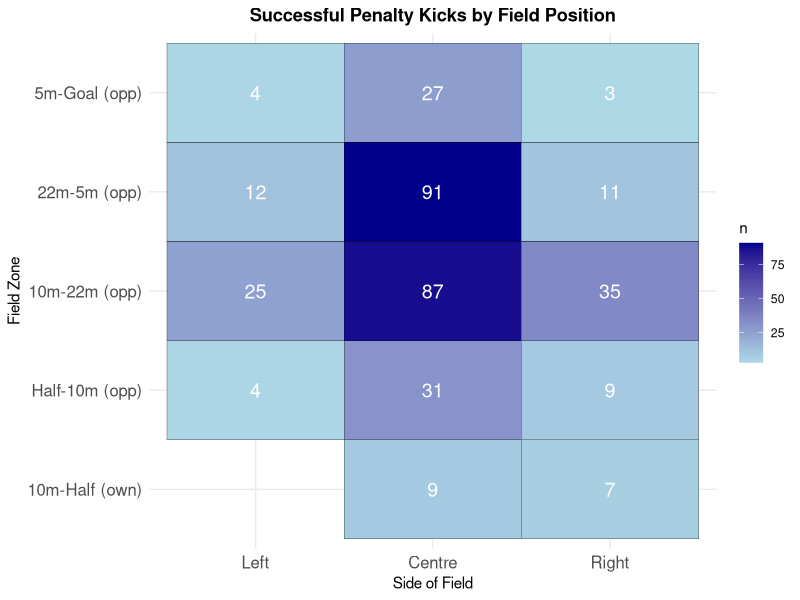
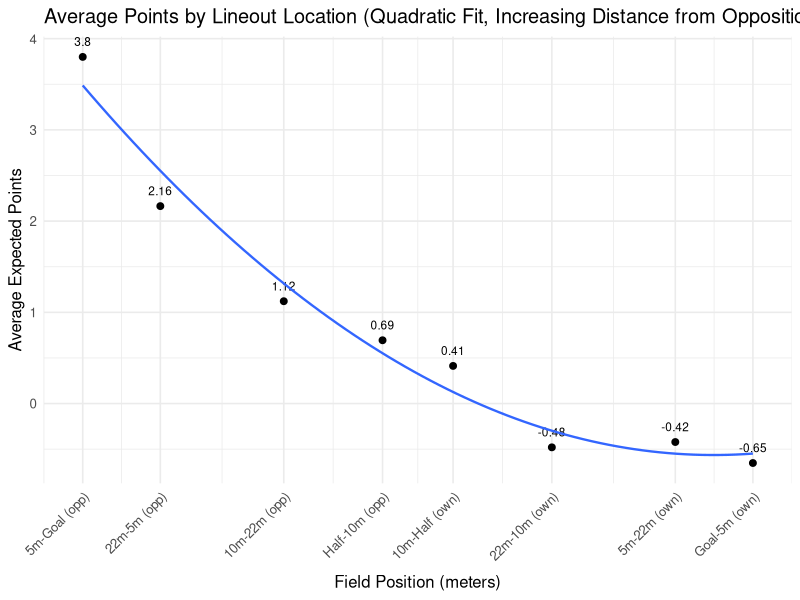
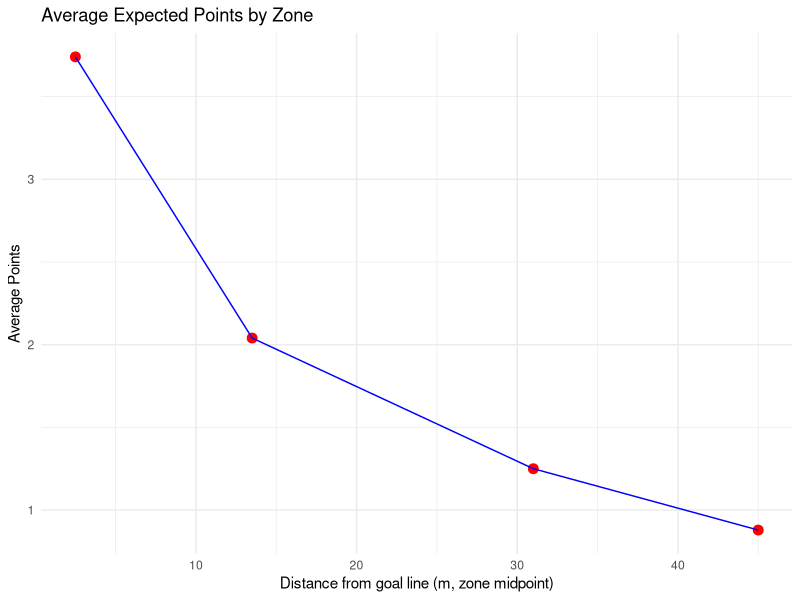
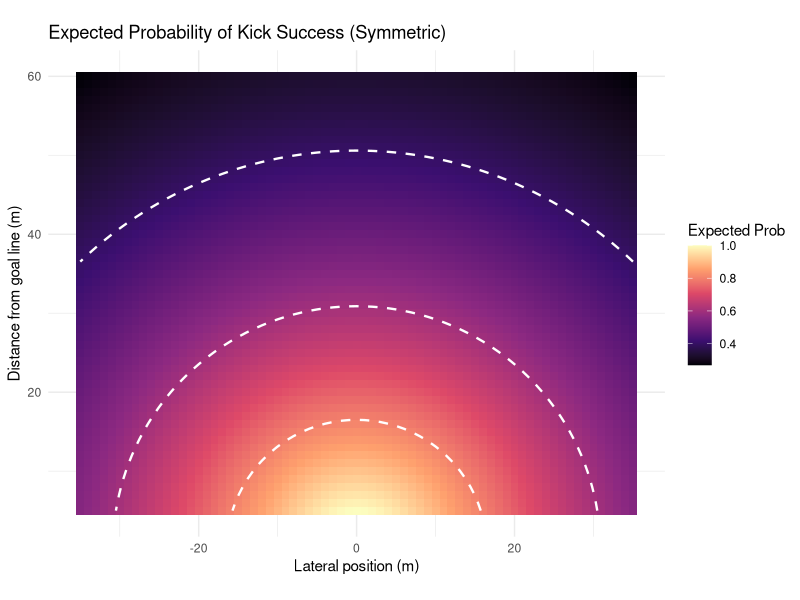
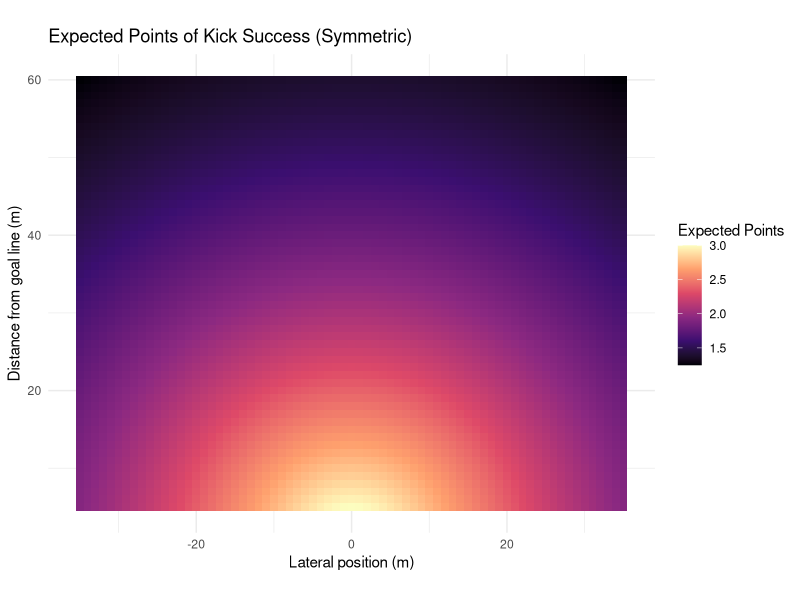
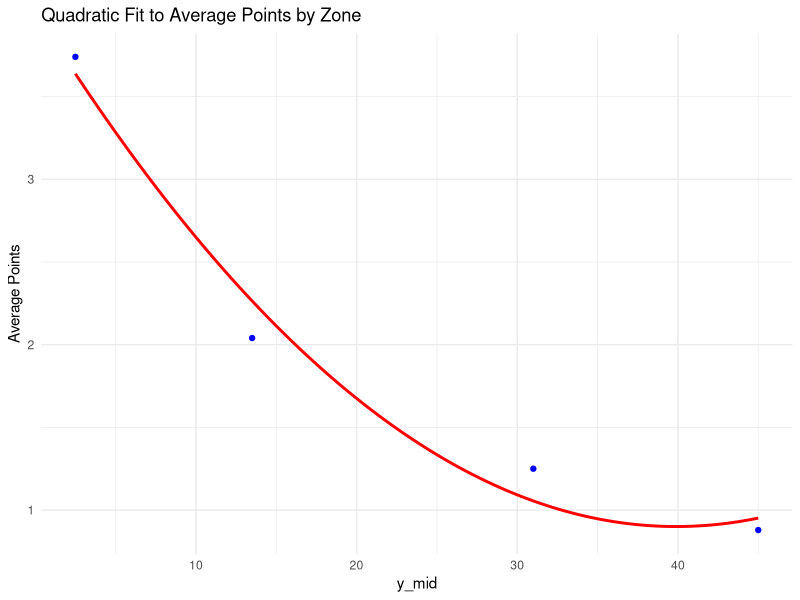
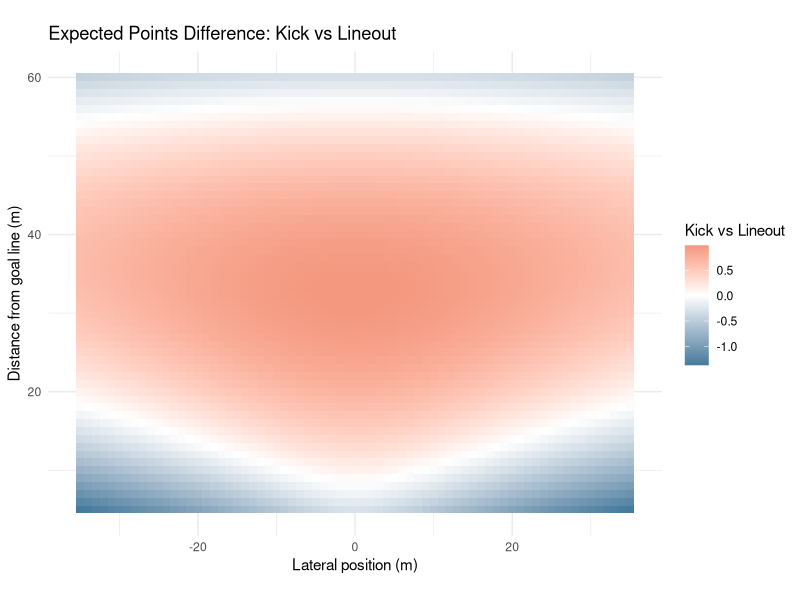
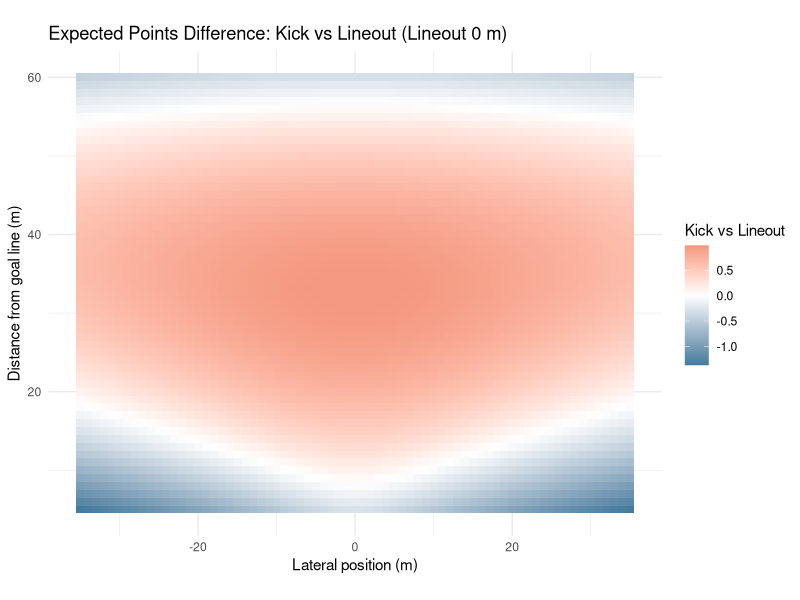

The R source for these figures, in order:
##################
### REFERENCES ###
##################

## Links to Article
# https://www.data-ruck.com/blog/predicting-kicks-outcome/
# https://journals.sagepub.com/doi/10.1177/22150218251365220

## Data Download Link
# https://zenodo.org/api/records/13851563/files-archive

# Goal Kicking Data
# https://www.sciencedirect.com/science/article/pii/S1440244014000255


################
### PACKAGES ###
################

# install.packages("patchwork")
library(patchwork)

# install.packages("stringr")
library(stringr)

# install.packages("tidyverse")
library(tidyverse)

# install.packages("dplyr")
library(dplyr)

#################
### DATA LOAD ###
#################

# run from project directory (or within .Rproj)
phase_data = read_csv("data/phase_2018-19.csv")
# preview data
head(phase_data)

########################
### DATA EXPLORATION ###
#######################

# location where the phase began, determined determined by the metre lines dividing the pitch
unique(phase_data$Location)

# period between subsequent rucks
unique(phase_data$Phase)

# location on the pitch where the phase began, determined by the lineout lines dividing the pitch
unique(phase_data$Side)

# how did the play start?
unique(phase_data$Play_Start)

# upon scoring, the event was assigned to all phases since the previous scoring event
unique(phase_data$Outcome)

# points difference (I'm assuming for whoever has possession of the ball)
## oftentimes this is from perspective of the home team, but if it flips back and forth w/ possession then you're right
unique(phase_data$Points_Difference)

# remove instances when cards occur
phase_data <- phase_data %>%
  filter(
    Red_Cards_Own == 0,
    Red_Cards_Opp == 0,
    Yellow_Cards_Own == 0,
    Yellow_Cards_Opp == 0
  ) %>%
  select(-Red_Cards_Own, -Red_Cards_Opp, -Yellow_Cards_Own, -Yellow_Cards_Opp)

# get restarts
restarts <- phase_data %>%
  filter(Play_Start == "Restart Kick", Phase ==1)

# list of unique restart locations
unique(restarts$Location)

# successfulpenalty kicks and locations
successful_penalty_kicks <- phase_data %>%
  arrange(ID) %>% 
  mutate(
    prev_location = lag(Location),          # previous play location
    prev_team = lag(Team_In_Poss),          # previous team in possession
    prev_side = lag(Side),                  # previous side
    score_change = Points_Difference - lag(Points_Difference),
    
    # flip certain "own" zones to "opp"
    prev_location = case_when(
      prev_location == "Goal-5m (own)"   ~ "5m-Goal (opp)",
      prev_location == "5m-22m (own)"    ~ "22m-5m (opp)",
      prev_location == "22m-10m (own)"   ~ "10m-22m (opp)",
      TRUE ~ prev_location
    )
  ) %>%
  # isolate for 3-point scores
  filter(
    abs(score_change) == 3
  ) %>%
  select(ID, Round, Home, Away, Location, prev_location, prev_team, prev_side, Points_Difference, Outcome)
# preview data
print(successful_penalty_kicks)


# mapping successful penalty kicks

zone_levels <- c("Goal-5m (own)", "5m-22m (own)", "22m-10m (own)", "10m-Half (own)",
                 "Half-10m (opp)", "10m-22m (opp)", "22m-5m (opp)", "5m-Goal (opp)")

successful_penalty_kicks <- successful_penalty_kicks %>%
  mutate(
    prev_location = factor(prev_location, levels = zone_levels),
    prev_side = factor(prev_side, levels = c("Left", "Centre", "Right"))
  )

field_counts <- successful_penalty_kicks %>%
  count(prev_location, prev_side)

p1 <- ggplot(field_counts, aes(x = prev_side, y = prev_location, fill = n)) +
  geom_tile(color = "black") +
  geom_text(aes(label = n), color = "white", size = 5) +
  scale_fill_gradient(low = "lightblue", high = "darkblue") +
  labs(title = "Successful Penalty Kicks by Field Position",
       x = "Side of Field",
       y = "Field Zone") +
  theme_minimal() +
  theme(
    axis.text.x = element_text(size = 12),
    axis.text.y = element_text(size = 12),
    plot.title = element_text(hjust = 0.5, face = "bold")
  )

ggsave("plots/penalty_kicks_by_position.png", p1, width = 10, height = 8, dpi = 300)

# expected points of lineout in different locations

phase_data <- phase_data %>%
  mutate(
    # extract signed numbers inside parentheses: (+3), (-3), etc.
    points = str_extract(Outcome, "[-+]?\\d+") %>% as.numeric(),
    
    # handle cases with no number (e.g. "no score", turnovers)
    points = ifelse(is.na(points), 0, points)
  )

zones <- c(
  "5m-Goal (opp)",
  "22m-5m (opp)",
  "10m-22m (opp)",
  "Half-10m (opp)",
  "10m-Half (own)",
  "22m-10m (own)",
  "5m-22m (own)",
  "Goal-5m (own)"
)

lineouts_clean <- phase_data %>%
  filter(
    Play_Start == "Lineout",
    Location %in% zones,
    Phase == 1
  ) %>%
  arrange(Round, Home, Away, Team_In_Poss, desc(Seconds_Remaining)) %>%
  group_by(Round, Home, Away, Team_In_Poss, Points_Difference, Outcome) %>%
  mutate(time_gap = lag(Seconds_Remaining) - Seconds_Remaining,
         too_close = !is.na(time_gap) & time_gap < 200) %>%
  slice_head(n = 1) %>%
  ungroup()

expected_points_by_zone <- lineouts_clean %>%
  group_by(Location) %>%
  summarise(
    n_phases = n(),
    avg_points = mean(points, na.rm = TRUE),
    total_points = sum(points, na.rm = TRUE),
    .groups = "drop"
)

print(expected_points_by_zone)

# Expected Points of Lineout All Areas of the pitch

zones_order <- c(
  "5m-Goal (opp)",
  "22m-5m (opp)",
  "10m-22m (opp)",
  "Half-10m (opp)",
  "10m-Half (own)",
  "22m-10m (own)",
  "5m-22m (own)",
  "Goal-5m (own)"
)

expected_points_by_zone <- lineouts_clean %>%
  group_by(Location) %>%
  summarise(
    n_phases = n(),
    avg_points = mean(points, na.rm = TRUE),
    total_points = sum(points, na.rm = TRUE),
    .groups = "drop"
  ) %>%
  mutate(Location = factor(Location, levels = zones_order)) %>%
  arrange(Location)

# Print Table
print(expected_points_by_zone)

# Plot of Meteres vs Expected Points of Lineout

zone_meters <- c(2.5, 13.5, 31, 45, 55, 69, 86.5, 97.5)

expected_points_by_zone$Location <- factor(expected_points_by_zone$Location, levels = zones_order)
expected_points_by_zone$meter_x <- zone_meters[match(as.character(expected_points_by_zone$Location), zones_order)]

lineout_plot <- ggplot(expected_points_by_zone, aes(x = meter_x, y = avg_points)) +
  geom_point(size = 2) +
  geom_text(aes(label = round(avg_points, 2)), vjust = -1.2, size = 3, check_overlap = TRUE) +
  geom_smooth(method = "lm", formula = y ~ poly(x, 2), se = FALSE, linewidth = 0.8) +
  scale_x_continuous(
    breaks = zone_meters,
    labels = zones_order,
    expand = expansion(add = c(3, 3)),
    limits = c(0, 100)  # ensures full field range
  ) +
  labs(
    title = "Average Points by Lineout Location (Quadratic Fit, Increasing Distance from Opposition Goal Line)",
    x = "Field Position (meters)",
    y = "Average Expected Points"
  ) +
  theme_minimal(base_size = 12) +
  theme(
    axis.text.x = element_text(angle = 45, hjust = 1),
    axis.title.x = element_text(margin = margin(t = 8))
  )

ggsave("plots/lineout_plot.png", lineout_plot, width = 10, height = 6, dpi = 300)

df <- tibble::tibble(
  y_mid = c(31, 13.5, 2.5, 45),
  avg_points = c(1.25, 2.04, 3.74, 0.879)
)

p2 <- ggplot(df, aes(x = y_mid, y = avg_points)) +
  geom_point(size = 3, color = "red") +
  geom_line(group = 1, color = "blue") +
  labs(
    title = "Average Expected Points by Zone",
    x = "Distance from goal line (m, zone midpoint)",
    y = "Average Points"
  ) +
  theme_minimal()

ggsave("plots/expected_points_by_zone.png", p2, width = 10, height = 6, dpi = 300)

# coefficients from logistic regression (REPLICATE THIS)
beta_angle <- 0.45
beta_distance <- -0.022
intercept <- -1.78

x_vals <- seq(-35, 35, by = 1)
y_vals <- seq(5, 60, by = 1)
grid <- expand.grid(x = x_vals, y = y_vals)

# SET THIS AS DEFAULT VALUE, CORRECT IF NOT SO
post_half_width <- 2.81

# logistic function
logit_prob <- function(angle, distance) {
  1 / (1 + exp(-(beta_angle * angle + beta_distance * distance + intercept)))
}

compute_expected_points <- function(x, y, post_half_width = 2.81) {
  # positions of the posts along the x-axis
  left_post_x  <- -post_half_width
  right_post_x <-  post_half_width
  
  # distances to the posts from kicker at (x, y)
  angle_left  <- atan2(x + left_post_x, y)
  angle_right <- atan2(x - right_post_x, y)
  
  # angular width of target
  angle <- angle_right - angle_left
  
  # logistic probability
  distance <- sqrt(x^2 + y^2)
  prob_raw <- logit_prob(angle, distance)
  
  prob_raw
}

grid <- grid %>%
  mutate(
    prob_raw_pos = compute_expected_points(x, y),
    prob_raw_neg = compute_expected_points(-x, y),  # mirror kicker position
    prob_raw_max = pmax(prob_raw_pos, prob_raw_neg)
  ) %>%
  mutate(
    prob = prob_raw_max / max(prob_raw_max),
    expected_points = prob * 3 + (1-prob)*0.604    # 6.04 obtained from expected points following a 22 meter drop out
  )


# plot symmetric heatmap
thresholds <- c(0.8, 0.6, 0.4, 0.2)

p3 <- ggplot(grid, aes(x = x, y = y, fill = prob)) +
  geom_tile() +
  geom_contour(aes(z = prob),
               breaks = thresholds,
               color = "white",
               linewidth = 0.8,
               linetype = "dashed") +
  scale_fill_viridis_c(option = "magma", name = "Expected Prob") +
  coord_fixed() +
  labs(
    title = "Expected Probability of Kick Success (Symmetric)",
    x = "Lateral position (m)",
    y = "Distance from goal line (m)"
  ) +
  theme_minimal()

ggsave("plots/kick_success_probability.png", p3, width = 12, height = 10, dpi = 300)

p4 <- ggplot(grid, aes(x = x, y = y, fill = expected_points)) +
  geom_tile() +
  scale_fill_viridis_c(option = "magma", name = "Expected Points") +
  coord_fixed() +
  labs(
    title = "Expected Points of Kick Success (Symmetric)",
    x = "Lateral position (m)",
    y = "Distance from goal line (m)"
  ) +
  theme_minimal()

ggsave("plots/expected_points_heatmap.png", p4, width = 12, height = 10, dpi = 300)



# Expected Points after Penalty miss (drop kick from opposition 22m)

all_restarts <- restarts

head(all_restarts)
table(all_restarts$Location)

# Need to Remove All Restarts After Tries and Penalties

restarts_not_after_score <- phase_data %>%
  mutate(
    prev_ID = lag(ID),
    prev_Points = lag(Points_Difference),
    prev_Play = lag(Play_Start),
    prev_Team_In_Poss = lag(Team_In_Poss)
  ) %>%
  filter(
    Phase == 1,
    Play_Start == "Restart Kick",
    !is.na(prev_ID),
    abs(Points_Difference - prev_Points) == 0,
    Seconds_Remaining < 4795,
    !between(Seconds_Remaining, 2390, 2400)
  )



head(restarts_not_after_score)
table(restarts_not_after_score$Location)


# Filtering out unreasonable locations

avg_points_by_location_restarts <- restarts_not_after_score %>%
  group_by(Location) %>%
  summarise(
    n = n(),
    avg_expected_points = mean(points, na.rm = TRUE)
  ) %>%
  arrange(desc(avg_expected_points))

print(avg_points_by_location_restarts)

overall_avg_points_restarts <- restarts_not_after_score %>%
  summarise(overall_avg_expected_points = mean(points, na.rm = TRUE))

print(overall_avg_points_restarts)


# lineout expected points

expected_points_by_zone <- tibble(
  Location = c("10m-22m (opp)", "22m-5m (opp)", "5m-Goal (opp)", "Half-10m (opp)"),
  y_mid = c(31, 13.5, 2.5, 45),
  avg_points = c(1.25, 2.04, 3.74, 0.879)
)

# fit quadratic function
quad_fit <- lm(avg_points ~ poly(y_mid, 2, raw = TRUE), data = expected_points_by_zone)

y_dense <- seq(min(expected_points_by_zone$y_mid),
               max(expected_points_by_zone$y_mid), length.out = 500)

fitted_dense <- predict(quad_fit, newdata = data.frame(y_mid = y_dense))

p5 <- ggplot() +
  geom_point(data = expected_points_by_zone, aes(x = y_mid, y = avg_points), color = "blue") +
  geom_line(aes(x = y_dense, y = fitted_dense), color = "red", linewidth = 1) +
  labs(title = "Quadratic Fit to Average Points by Zone",
       x = "y_mid",
       y = "Average Points") +
  theme_minimal()

ggsave("plots/quadratic_fit.png", p5, width = 10, height = 6, dpi = 300)

interpolate_quad <- function(x) {
  predict(quad_fit, newdata = data.frame(y_mid = x))
}

grid <- grid %>%
  mutate(
    avg_points_interp = interpolate_quad(y),
    point_diff = expected_points - avg_points_interp
  )

# graph of if the lineout takes place at the same distance from goal as kick
p6 <- ggplot(grid, aes(x = x, y = y, fill = point_diff)) +
  geom_tile() +
  scale_fill_gradient2(
    low = "#457B9D",    # darker blue for negative
    mid = "white",       # zero
    high = "#E76F51",   # darker orange/red for positive
    midpoint = 0,
    name = "Kick vs Lineout"
  ) +
  coord_fixed() +
  labs(
    title = "Expected Points Difference: Kick vs Lineout",
    x = "Lateral position (m)",
    y = "Distance from goal line (m)"
  ) +
  theme_minimal()

ggsave("plots/kick_vs_lineout_comparison.png", p6, width = 12, height = 10, dpi = 300)

# with a y shift

y_shifts <- c(0, -5, -10, -15, -20)

plots <- lapply(y_shifts, function(shift) {
  
  grid_shifted <- grid %>%
    mutate(
      avg_points_interp = pmin(interpolate_quad(y + shift), 3.74),  # cap at 3.74
      point_diff = expected_points - avg_points_interp
    )
  
  p <- ggplot(grid_shifted, aes(x = x, y = y, fill = point_diff)) +
    geom_tile() +
    scale_fill_gradient2(
      low = "#457B9D",    # darker blue for negative
      mid = "white",       # zero
      high = "#E76F51",   # darker orange/red for positive
      midpoint = 0,
      name = "Kick vs Lineout"
    ) +
    coord_fixed() +
    labs(
      title = paste("Expected Points Difference: Kick vs Lineout (Lineout", shift, "m)"),
      x = "Lateral position (m)",
      y = "Distance from goal line (m)"
    ) +
    theme_minimal()
  
  # Save each plot
  filename <- paste0("plots/kick_vs_lineout_shift_", abs(shift), "m.png")
  ggsave(filename, p, width = 12, height = 10, dpi = 300)
  
  p
})
